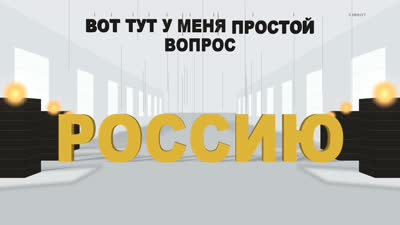
#> input picture queue/5min-1-alyans-vstupaet-2011/images/scene_030.mp4.revframe.jpg, 400 x 225 px
$ python -i povtor_kadrov.py   (imports and definitions only)
#> lines starting #> are read from the running program, lines starting #| are printed output that depends on the picture
#> in hash_file, im is the input picture: PIL image 400x225 RGB; mean R, G, B 194.3, 192.6, 181.4
#!/usr/bin/env python3
# -*- coding: utf-8 -*-
"""ОДНА КАРТИНКА — ОДИН РАЗ НА ВЕСЬ ВИДЕОРЯД (08.11.2026).

Его слово по ролику ПЛАНЕТА «Украина катастрофа»: «вот этот генератор, блин,
синего цвета, голубой, он гуляет… У нас же есть строгий запрет, не больше
одного кадра. Одну картинку взяли — всё, забыли про неё в этом видеоряде. Не
надо её пихать куда-то ещё в другое место».

ПОЧЕМУ СТАРАЯ ПРОВЕРКА ЭТОГО НЕ ВИДЕЛА. `selfcheck` сравнивал md5 файлов в
`images/` и `overlays/`. Три дыры сразу:
  1. клон-конвейер (`unikalizaciya.py`) отдаёт донора ЗЕРКАЛЬНЫМ и подрезанным
     — у одинаковой картинки разный md5;
  2. фото рисованных карточек лежат в `cards/photo/` и в `dossier/`, то есть
     вне сравнения вообще;
  3. готовый клип сцены (`clips/scene_NNN.mp4`) мог приехать из того же
     исходника, что и чужой `images/scene_NNN.jpg`.
Живой счёт по тому ролику: md5 — ноль дублей, перцептивный хеш — шесть групп,
в главной ПЯТЬ сцен с одним и тем же кадром.

КАК СЧИТАЕМ. Средний хеш (average hash) 8×8 по серой уменьшенной копии; для
каждого кадра берём минимум из хеша и хеша ЗЕРКАЛА — иначе отражённый донор
читается как другая картинка. Расстояние Хэмминга ≤ порога (по умолчанию 5
бит из 64) — считаем, что это одна и та же картинка.

    python3 povtor_kadrov.py <папка проекта> [--порог 5] [--json]

Печатает группы «одна картинка на нескольких сценах». Внутри ОДНОЙ сцены
повтор нормален (кадр, его всплывашка и его же клип) — такие пары молчат.

ПОВТОР ВНУТРИ РИСОВАННЫХ КАДРОВ ПРОВЕРКА НЕ ВИДЕЛА (09.11, улов вкладки
`usuario-e6`). Один и тот же найденный кадр — флаги у штаб-квартиры НАТО —
лёг в ТРИ разных элемента: ленту плёнки, стену улик и всплывашку, под тремя
разными именами. Зритель видит кадр трижды, а гейт молчал. Причина не в
похожести: фото карточек в сравнение попадали, но у их имён
(`cards/photo/kadr_207.jpg`) НЕТ номера сцены, номер выходил `None`, а группа
идёт в отчёт только когда в ней больше ОДНОЙ сцены — три плитки одного кадра
давали ноль сцен и читались как «одна сцена».
Поэтому номер сцены и НАЗВАНИЕ ЭЛЕМЕНТА берём из заданий карточек: их пишут
`card_put.py`, `element_put.py`, `quote_card.py` и `style_card.py` в
`cards/queue/scene_NNN.json`, в журнал `cards/cards.json` и в поле `card`
самой сцены. Один файл может стоять в НЕСКОЛЬКИХ местах видеоряда, поэтому
на каждое место идёт своя запись, а подпись кадра считается один раз.
"""

import argparse
import glob
import json
import os
import re
import subprocess
import sys

# PIL НУЖЕН ТОЛЬКО ДЛЯ ПОХОЖЕСТИ, А МОДУЛЬ ИМПОРТИРУЮТ И РАДИ РАЗБОРА ЗАДАНИЙ
# КАРТОЧЕК (09.11): `карточные_фото()` зовёт `dossier_use.py`, чтобы зачесть
# кадр досье, попавший внутрь рисованного кадра. Падать на `sys.exit` при
# импорте тогда нельзя — упал бы весь гейт досье. Отказ переехал в `собрать()`,
# где он и нужен, и остался ImportError: `selfcheck.py` ловит именно его.
try:
    from PIL import Image, ImageOps
except ImportError:
    Image = ImageOps = None

РАЗМЕР = 8          # грубый хеш — быстрый отсев заведомо разных кадров
СЕТКА = 16          # сетка для точного сравнения
ПОРОГ_ХЕША = 16     # бит различия, выше которого даже не считаем похожесть
ПОХОЖЕСТЬ = 0.93    # ниже этого — разные картинки (замерено 08.11, см. ниже)

# ПОЧЕМУ ИМЕННО ТАК, А НЕ ОДИН ХЕШ (замер 08.11 на ролике «Украина катастрофа»).
# Средний хеш 8×8 с порогом 5 бит дал ЛОЖНЫЕ срабатывания: портовый кран и
# горящее здание Кабмина разошлись всего на 5 бит. Разностный хеш (dHash),
# наоборот, в упор не видел ПОДРЕЗАННЫЙ дубль: один и тот же автовокзал в
# сцене 40 и на фото карточки 70 разошёлся на 104 бита из 240.
# Поэтому считаем ПОХОЖЕСТЬ: нормированная корреляция по сетке 16×16 серого,
# и сравниваем не только кадр с кадром, а кадр с его центральными вырезами
# 80% и 65% — тогда зум и обрезка перестают маскировать повтор.
# Числа замера: одна картинка → 0,94…1,00 · разные → 0,02…0,80.


def _grid(im, n=СЕТКА):
    g = im.convert("L").resize((n, n), Image.BILINEAR)
    px = [p / 255.0 for p in list(g.getdata())]
    m = sum(px) / len(px)
    d = (sum((p - m) ** 2 for p in px) / len(px)) ** 0.5 or 1e-6
    return [(p - m) / d for p in px]


def _ahash(im):
    g = im.convert("L").resize((РАЗМЕР, РАЗМЕР), Image.BILINEAR)
    px = list(g.getdata())
    avg = sum(px) / float(len(px))
    bits = 0
    for i, p in enumerate(px):
        if p >= avg:
            bits |= 1 << i
    return bits


def _varianty(im):
    """Сам кадр и два центральных выреза — против зума и обрезки."""
    w, h = im.size
#> w = 400; h = 225
    out = [im]
    for k in (0.80, 0.65):
        dw, dh = int(w * (1 - k) / 2), int(h * (1 - k) / 2)
        out.append(im.crop((dw, dh, w - dw, h - dh)))
#> after the loop, out = 3 items
    return out


def описание(im):
    """Подпись кадра: грубый хеш + сетки вырезов, свои и зеркальные."""
    вар = _varianty(im)
#> вар = 3 items
    сетки = [_grid(c) for c in вар] + [_grid(ImageOps.mirror(c)) for c in вар]
#> in _grid, `g = im.convert("L").resize((n, n), Image.BILINEAR)`:
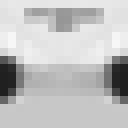
#> g: PIL image 16x16 L (shown 8 times larger); min 32, max 247, mean 191.9
#> in _grid, `px = [p / 255.0 for p in list(g.getdata())]`: px = 256 values, max 0.969 at index 81, min 0.125 at index 144, mean 0.753
#> in _grid, `m = sum(px) / len(px)`: m = 0.753
#> in _grid, `d = (sum((p - m) ** 2 for p in px) / len(px)) ** 0.5 or 1e-6`: d = 0.195
#> call 2 of _grid, with n = 16
#> in _grid (call 2), `g = im.convert("L").resize((n, n), Image.BILINEAR)`:
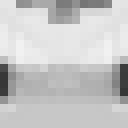
#> g: PIL image 16x16 L (shown 8 times larger); min 55, max 241, mean 198
#> in _grid (call 2), `px = [p / 255.0 for p in list(g.getdata())]`: px = 256 values, max 0.945 at index 82, min 0.216 at index 160, mean 0.777
#> in _grid (call 2), `m = sum(px) / len(px)`: m = 0.777
#> in _grid (call 2), `d = (sum((p - m) ** 2 for p in px) / len(px)) ** 0.5 or 1e-6`: d = 0.146
#> call 3 of _grid, with n = 16
#> in _grid (call 3), `g = im.convert("L").resize((n, n), Image.BILINEAR)`:
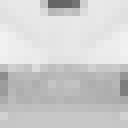
#> g: PIL image 16x16 L (shown 8 times larger); min 101, max 241, mean 206.1
#> in _grid (call 3), `px = [p / 255.0 for p in list(g.getdata())]`: px = 256 values, max 0.945 at index 64, min 0.396 at index 6, mean 0.808
#> in _grid (call 3), `m = sum(px) / len(px)`: m = 0.808
#> in _grid (call 3), `d = (sum((p - m) ** 2 for p in px) / len(px)) ** 0.5 or 1e-6`: d = 0.107
#> in _grid (call 5), `g = im.convert("L").resize((n, n), Image.BILINEAR)`:
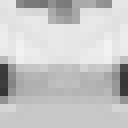
#> g: PIL image 16x16 L (shown 8 times larger); min 55, max 241, mean 198
#> in _grid (call 5), `px = [p / 255.0 for p in list(g.getdata())]`: px = 256 values, max 0.945 at index 93, min 0.216 at index 175, mean 0.777
#> in _grid (call 5), `m = sum(px) / len(px)`: m = 0.777
#> in _grid (call 5), `d = (sum((p - m) ** 2 for p in px) / len(px)) ** 0.5 or 1e-6`: d = 0.146
#> сетки = 6 items
    a = min(_ahash(im), _ahash(ImageOps.mirror(im)))
#> in _ahash, `px = list(g.getdata())`: px = 64 values, max 240 at index 16, min 47 at index 39, mean 191.8
#> in _ahash, `avg = sum(px) / float(len(px))`: avg = 191.8
#> the loop in _ahash, `for i, p in enumerate(px):` made 64 passes
#> (p, bits) on passes 1, 2, 3, 4, 5, 6, 7, 8, 9, 10, 11, 14: (229, 1), (217, 3), (197, 7), (195, 15), (192, 31), (194, 63), (216, 127), (227, 255), (229, 511), (220, 1023), (211, 2047), (204, 10239)
#> bits on passes 61 to 64: 2269251384631093247, 4575094393844787199, 9186780412272175103, 18410152449126950911
#> after the loop in _ahash, `for i, p in enumerate(px):`: bits = 18410152449126950911
#> the loop in _ahash (call 2), `for i, p in enumerate(px):` made 64 passes
#> (p, bits) on passes 1, 2, 3, 4, 5, 6, 7, 8, 9, 10, 11, 14: (227, 1), (216, 3), (194, 7), (192, 15), (195, 31), (197, 63), (217, 127), (229, 255), (229, 511), (218, 1023), (204, 2047), (211, 10239)
#> bits on passes 61 to 64: 2269251504890177535, 4575094514103871487, 9186780532531259391, 18410152569386035199
#> a = 18410152449126950911
    return a, сетки


# [11 lines left out: function похожесть, not called in this run]


def hash_file(path):
    try:
        im = Image.open(path)
        im.load()
    except Exception:
        return None
    return описание(im)


# [37 lines left out: functions _dlitelnost, hash_video, not called in this run]


def _sid(path):
    m = re.search(r"scene_(\d+)", os.path.basename(path))
    return int(m.group(1)) if m else None


# [5 lines left out: function _целое, not called in this run]


_РАСШ_ФОТО = (".jpg", ".jpeg", ".png", ".webp")


# [138 lines left out: functions _пути_картинок, _элемент, карточные_фото, источники_сцен, not called in this run]


# ── ГДЕ КАРТИНКА ВИДНА САМОСТОЯТЕЛЬНЫМ КАДРОМ, А ГДЕ ТОЛЬКО ВНУТРИ КАРТОЧКИ ──
# Нужно обеим дверям — отчёту здесь и гейту `selfcheck.py` (16.11, п.201).
# Держим ОДНИМ списком в одном файле: 15.11 правка «кадр внутри карточки — не
# повтор» была сделана в `selfcheck.py`, а вторая дверь осталась старой и
# молча валила сдачу кодом 1. Это тот же урок, что про вид эффекта, забытый
# во втором списке.
ЭФИРНЫЕ_ВИДЫ = ("кадр", "кадр-видео", "всплывашка", "клип", "врез")


# [266 lines left out: functions эфирные_сцены, коллаж, _места_файла, собрать, повтор, группы and 1 more, not called in this run]


# [2 lines not run here, left out]

>>> result = hash_file('../../queue/5min-1-alyans-vstupaet-2011/images/scene_030.mp4.revframe.jpg')

$ run again, on queue/5min-1-alyans-vstupaet-2011/images/scene_052.jpg
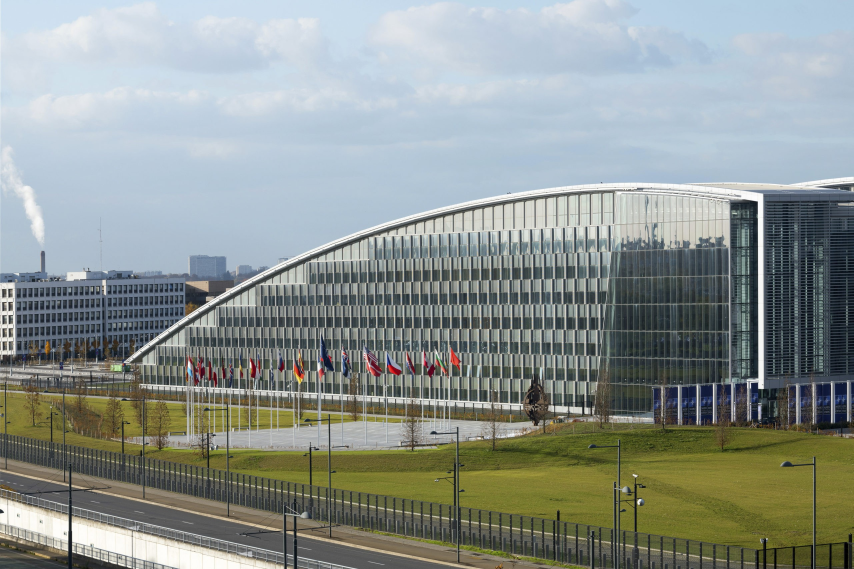
#> input picture queue/5min-1-alyans-vstupaet-2011/images/scene_052.jpg, 2560 x 1707 px (shown at 1/3 size)
#> in hash_file, im is the input picture: PIL image 2560x1707 RGB; mean R, G, B 141, 148.5, 144.6
#> after the loop in _varianty, `for k in (0.80, 0.65):`: out = 3 items
#> in _grid, `px = [p / 255.0 for p in list(g.getdata())]`: px = 256 values, max 0.882 at index 1, min 0.224 at index 159, mean 0.572
#> m = 0.572
#> d = 0.203
#> in _grid (call 3), `g = im.convert("L").resize((n, n), Image.BILINEAR)`:
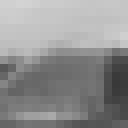
#> g: PIL image 16x16 L (shown 8 times larger); min 57, max 211, mean 144.2
#> in _grid (call 3), `px = [p / 255.0 for p in list(g.getdata())]`: px = 256 values, max 0.827 at index 2, min 0.224 at index 174, mean 0.566
#> m = 0.566
#> d = 0.177
#> in _grid (call 6), `g = im.convert("L").resize((n, n), Image.BILINEAR)`:
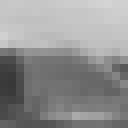
#> g: PIL image 16x16 L (shown 8 times larger); min 57, max 211, mean 144.2
#> in _grid (call 6), `px = [p / 255.0 for p in list(g.getdata())]`: px = 256 values, max 0.827 at index 13, min 0.224 at index 161, mean 0.566
#> m = 0.566
#> d = 0.177
#> сетки = 6 items
#> in _ahash, `px = list(g.getdata())`: px = 64 values, max 223 at index 0, min 69 at index 39, mean 145.9
#> avg = 145.9
#> the loop in _ahash, `for i, p in enumerate(px):` made 64 passes
#> (p, bits) on passes 1 to 8: (223, 1), (218, 3), (216, 7), (216, 15), (210, 31), (203, 63), (200, 127), (199, 255)
#> after the loop in _ahash, `for i, p in enumerate(px):`: bits = 216172783187525631
#> the loop in _ahash (call 2), `for i, p in enumerate(px):` made 64 passes
#> (p, bits) on passes 1 to 8: (199, 1), (200, 3), (203, 7), (210, 15), (216, 31), (216, 63), (218, 127), (223, 255)
